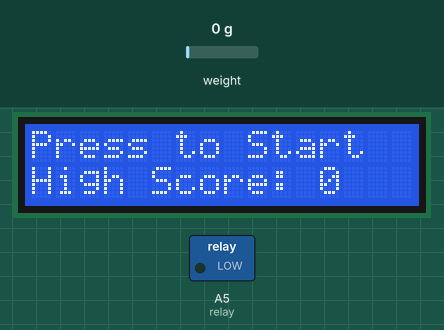
Simulated run of this sketch. Board: Arduino Uno, built with avr-gcc and run on an emulated ATmega328P. Shown: 16×2 character LCD, switched loads named in the sketch (green lamp = pin HIGH). The test bench sets the inputs (shaded band); at power-on: weight on the scale 0 g.

Above: at 2.2 s.
2.3 s: weight on the scale set to 18 g
5.5 s: weight on the scale set to 23 g
At 6.4 s:
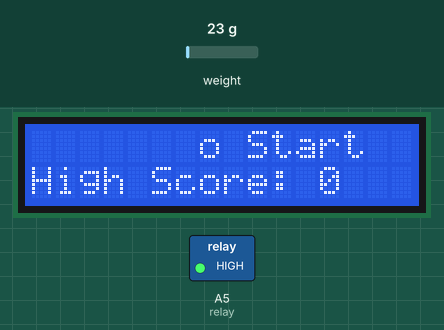
At 8.1 s:
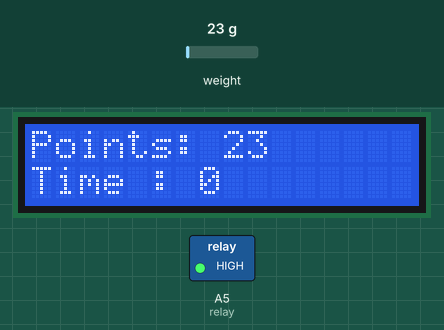
8.7 s: weight on the scale set to 100 g
At 41.0 s:
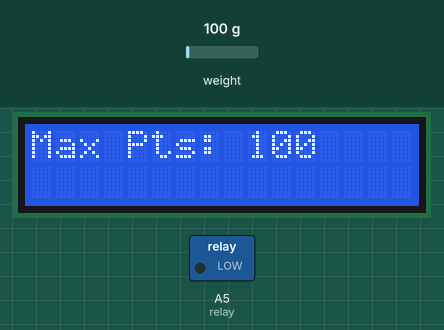
Timing chart, 0 to 47.5 s (numbered marks = the images above; inputs shaded):
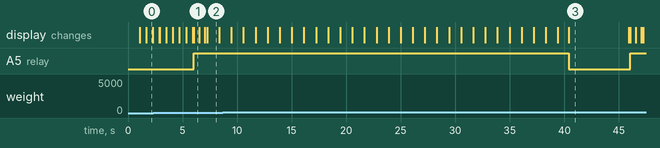

Measured:
- the behaviour switches between 20 and 21 g on weight on the scale (found by bisection; images 0 and 1)
- after the input at 5.5 s, A5 (relay): LOW → HIGH after 0.54 s; the display: first differs from a run without the input after 0.54 s (image 1)
- what the display in image 0 shows lasts 0.6 s, from 1.7 s to 2.3 s
- what the display in image 1 shows lasts 0.5 s, from 6.0 s to 6.5 s
- what the display in image 2 shows lasts 1.1 s, from 7.3 s to 8.4 s

The sketch:

MagnetGame.ino
```cpp
#include <LiquidCrystal.h>
#include "HX711.h"


#define calibration_factor -500//-7050.0

#define LOADCELL_DOUT_PIN  9
#define LOADCELL_SCK_PIN  10
#define relay A5
HX711 scale;

const int rs = 12, en = 11, d4 = 5, d5 = 4, d6 = 3, d7 = 2;
LiquidCrystal lcd(rs, en, d4, d5, d6, d7);
int maximum = 0;
int totalMax = 0;
void setup() {
  // put your setup code here, to run once:
  scale.begin(LOADCELL_DOUT_PIN, LOADCELL_SCK_PIN);
  scale.set_scale(calibration_factor); //This value is obtained by using the SparkFun_HX711_Calibration sketch
  scale.tare();
  lcd.begin(16, 2);
  pinMode(relay, OUTPUT);
}

void loop() {
  lcd.println("Press to Start    ");
  lcd.setCursor(0, 1);
  lcd.print("High Score: ");
  if (totalMax < maximum) {
    totalMax = maximum;
  }
  maximum = 0;
  lcd.print(totalMax);
  lcd.println("           ");


  if (scale.get_units() > 20) {
    digitalWrite(relay, 1);
    lcd.println("Ready              ");
    delay(500);
    lcd.clear();
    lcd.println("Go                 ");
    delay(500);
    lcd.clear();

    int Zero = scale.get_units();

    for (int i = 0; i < 30; i++) {

      int scaler = scale.get_units();
      if (Zero < 0) {
        scaler + abs(Zero);
      } else if (Zero > 0) {
        scaler - Zero;
      }

      if (scaler < 0) {
        scaler = 0;
      }
      if (scaler > maximum) {
        maximum = scaler;

      }

      lcd.clear();
      lcd.print("Points: ");
      lcd.print(scaler);
      lcd.println("         ");
      lcd.setCursor(0, 1);
      lcd.print("Time : ");
      lcd.print(i);
      lcd.println("                  ");

      delay(1000);

    }
    lcd.clear();
    lcd.print("Max Pts: ");
    lcd.print(maximum);
    lcd.println("      ");
    digitalWrite(relay, 0);
    delay(5000);
  }

  delay(500);
  lcd.clear();
}
```
